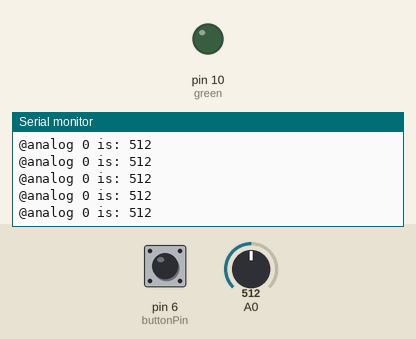
This sketch was run on a simulated Teensy 4. On the bench: output pins drawn as LEDs (lit = HIGH), the last lines printed to the serial monitor. The test bench sets the inputs (shaded band); at power-on: A0 = 512, pin 6 (buttonPin) LOW.

Above: at 1.2 s.
1.3 s: A0 set to 716
At 1.68 s:
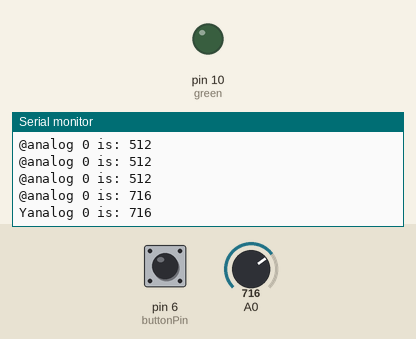
3.5 s: A0 set to 900
At 3.69 s:
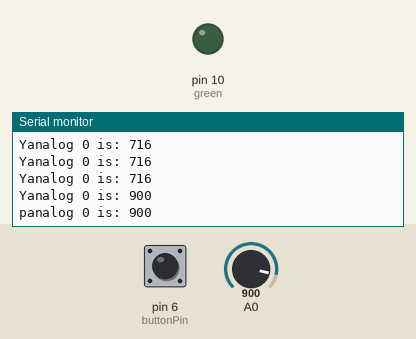

Measured:
- after the input at 1.3 s, the serial monitor: prints a new line after 0.20 s (image 1)
- after the input at 3.5 s, the serial monitor: prints a new line at once (image 2)

The sketch:

potInAbleton.ino
```cpp
int green = 10;
int ton = 42;
int buttonPin = 6;
int buttonPin02 = 9;
int regler = A10;

void setup() {
  pinMode(green, OUTPUT);
  pinMode(buttonPin, INPUT);
  pinMode(buttonPin02, INPUT);
  Serial.begin(38400);
}

int val;

void loop(){

  val = analogRead(0);
  Serial.print("analog 0 is: ");
  Serial.println(val);

  usbMIDI.sendControlChange(48,analogRead(A0)/8,1);
  val = analogRead(0) / 8; // read value from pot and make value from 0 - 127
  Serial.print(val, BYTE); // print value to serial port

  if
    (digitalRead(buttonPin)==HIGH)
  {
    digitalWrite(green, HIGH);   // turn the LED on (HIGH is the voltage level)
    usbMIDI.sendNoteOn(ton, 100, 10);

    digitalWrite(green, LOW);   // turn the LED on (HIGH is the voltage level)
    usbMIDI.sendNoteOn(ton, 100, 10);
  }

else
{
  digitalWrite(green, LOW);    // turn the LED off by making the voltage LOW
  usbMIDI.sendNoteOff(ton, 0, 10);
}

delay(250);

}
```
